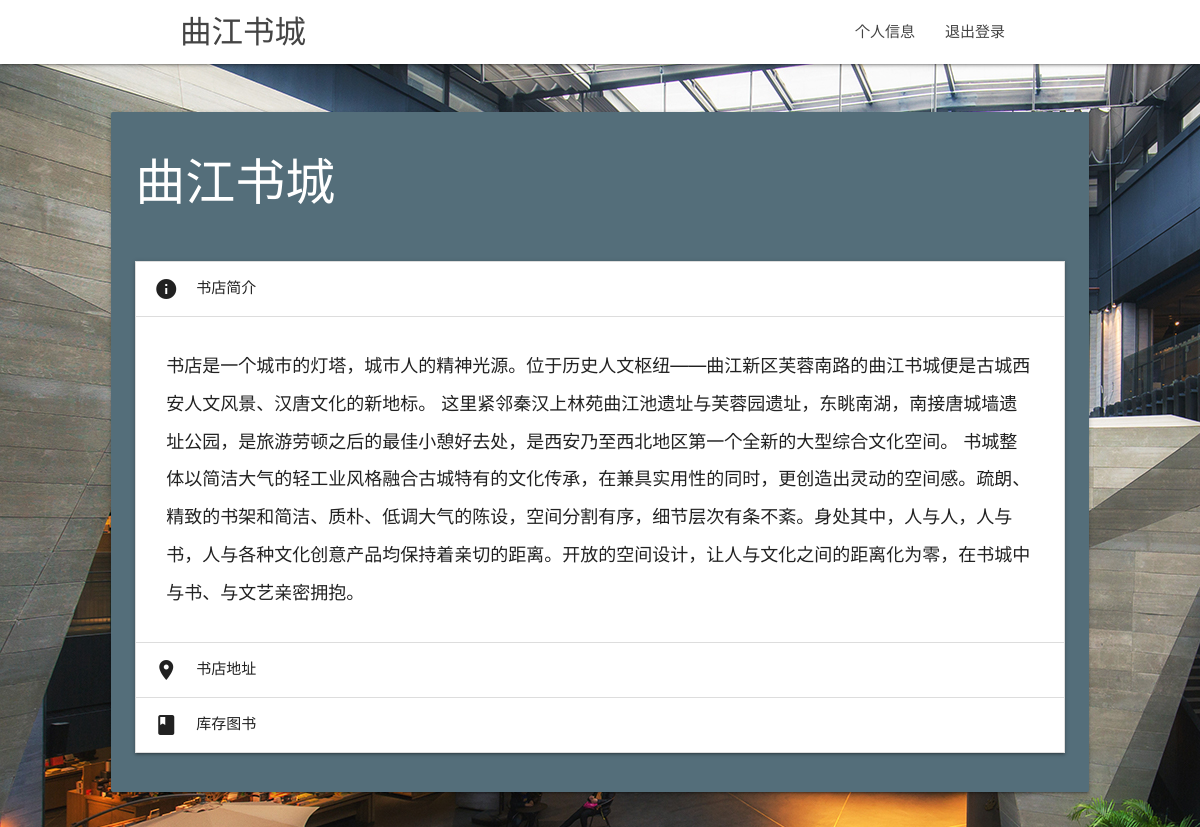
The app's page /qujiangbookstore/ (signed in) with its own data.
### bookstore/models.py (models this page shows, shortened)
class BookStore(models.Model):
	store_name = models.CharField(primary_key=True, max_length=30, verbose_name="书店名")
	address = models.CharField(max_length=100, verbose_name="位置", null=True)
	introduction = models.TextField(verbose_name="简介", default="")
	supplier = models.ForeignKey(Supplier, verbose_name="供应商", on_delete=models.CASCADE, null=True, default=None)
	class Meta:
		verbose_name = "书店信息"
		verbose_name_plural = verbose_name

### user/views.py (the view, shortened to what this page needs)
# urls.py: path('qujiangbookstore/', qujiangBooksView.as_view()),
class qujiangBooksView(View):
	def get(self, request):
		return qujiangBookStore(request)

### bookstore/views.py (called while the page is built)
def enterBookStore(request, store_name):
	store = BookStore.objects.get(store_name=store_name)
	bookstore_stack = BookStoreStack.objects.get(bookstore=store)
	if store_name == '言几又 迈科中心':
		store_stack_name = '言几又书库'
	else:
		store_stack_name = store_name + '书库'
	books = Book.objects.filter(book_stack__stack_name=store_stack_name)
	if store_name == "曲江书城":
		page = "qujiangbookstore",
	elif store_name == "言几又 迈科中心":
		page = "yanjiyoubookstore"
	elif store_name == "中信书店":
		page = "zhongxinbookstore"
	elif store_name == "止间书店":
		page = "zhijianbookstore"
	return render(request, "%s.html" % page, {'store': store, 'bookstore_stack': bookstore_stack, 'books': books})

### user/views.py (called while the page is built)
def qujiangBookStore(request):
	return enterBookStore(request, '曲江书城')

### templates/qujiangbookstore.html (shortened to what this page needs)
<!DOCTYPE html>
<html lang="en">
    <head>
    <link href="/static/css/materialize.css" type="text/css" rel="stylesheet" media="screen,projection"/>
    <link href="/static/css/style.css" type="text/css" rel="stylesheet" media="screen,projection"/>
</head>
    <body background="/static/pic/backups/qujiangshucheng_bg.jpg">
    <nav class="white" role="navigation">
    <div class="nav-wrapper container">
      <a id="logo-container" class="brand-logo" href="/ ">{{ store.store_name }}</a>
      <ul class="right hide-on-med-and-down">
        {% if request.user.is_authenticated %}
            <li><a onclick="show_sidebar()" href="#slide-out">个人信息</a></li>
        <li><a href="/logout/">退出登录</a></li>
        </ul>
            {% else %}
            <li><a href="/login/">登录</a></li>
            <li><a href="/register/">注册</a></li>
            <li><a href="#">书店管理</a></li>
        {% endif %}
    </div>
  </nav>
  <div class="row" style="padding-top: 40px">
    <div class="col s12 m11">
      <div class="card blue-grey darken-1" style="margin-right: auto; margin-left: 100px;">
        <div class="card-content white-text">
            <span class="card-title" style="font-size: 50px; padding-top: 30px">{{ store.store_name }}</span>
        </div>
        <div class="card-content">
            <ul class="collapsible">
                <li class="active">
                  <div class="collapsible-header"><i class="material-icons">info</i>书店简介</div>
                  <div class="collapsible-body" style="background: white; font-size: 18px; line-height: 1cm">{{ store.introduction }}</div>
                </li>
                <li>
                  <div class="collapsible-header" onclick="getLoc('曲江书城')"><i class="material-icons">place</i>书店地址</div>
                </li>
                <li>
                  <div class="collapsible-header"><i class="material-icons">book</i>库存图书</div>
                </li>
          </ul>
        </div>
      </div>
    </div>
  </div>
</body>
</html>

### static/css/style.css (style rules this page uses)
nav ul a, nav .brand-logo { color: #444; }

### records on screen
BookStore: store_name "曲江书城", introduction "书店是一个城市的灯塔，城市人的精神光源。位于历史人文枢纽——曲江新区芙蓉南路的曲江书城便是古城西安人文风景、汉唐文化的新地标。 这里紧邻秦汉上林苑曲江池遗址与芙蓉园遗址，东眺南湖，南接唐城墙遗址公园，是旅游劳顿之后的最佳小憩好去处，是西安乃至西北地区第一个全新的大型综合文化空间。 书城整体以简洁大气的轻工业风格融合古城特有的文化传承，在兼具实用性的同时，更创造出灵动的空间感。疏朗、精致的书架和简洁、质朴、低调大气的陈设，空间分割有序，细节层次有条不紊。身处其中，人与人，人与书，人与各种文化创意产品均保持着亲切的距离。开放的空间设计，让人与文化之间的距离化为零，在书城中与书、与文艺亲密拥抱。"
